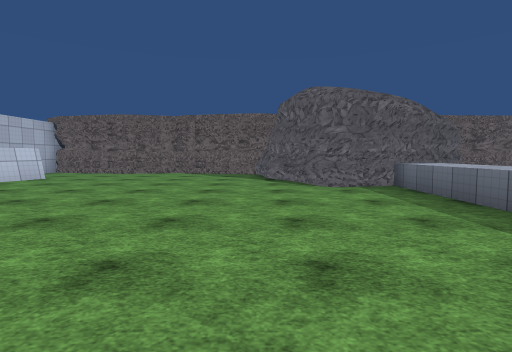
[1] (above)

15 first-person views from a walk through a 3-D level made in the Unity game engine. The camera is 1.3 m above the floor, tilts 4° down and sees 80° across. The floor is counted in squares, 2 m on a side. Each view is taken from the middle of a square. On the plan, view 1 faces up. The plan holds only what a view shows up to about 10 squares ahead; the rest is blank. The place goes on beyond the plan. The player character is not drawn. Surface patterns are stand-ins for the level's own textures.

[2]
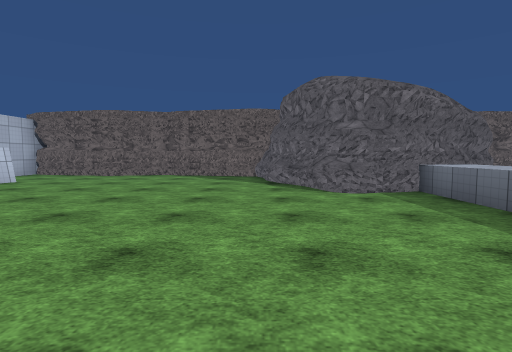

[3]
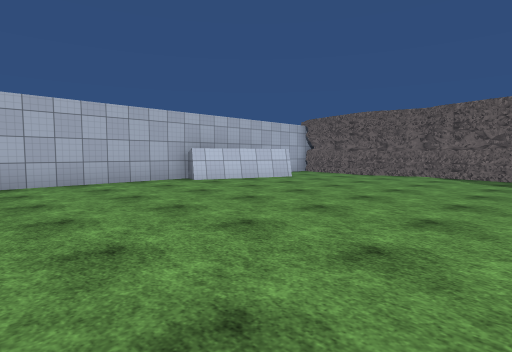

[4]
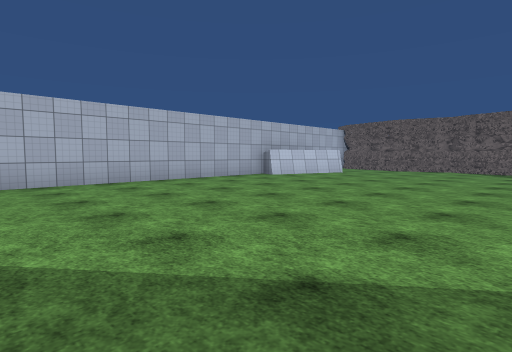

[5]
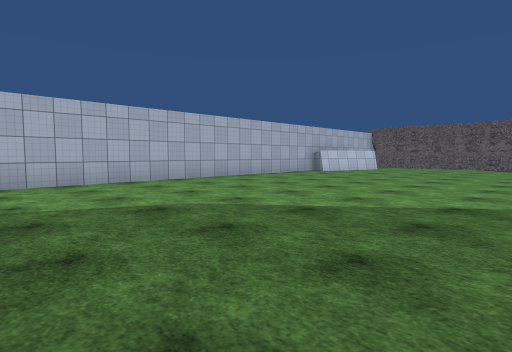

[6]
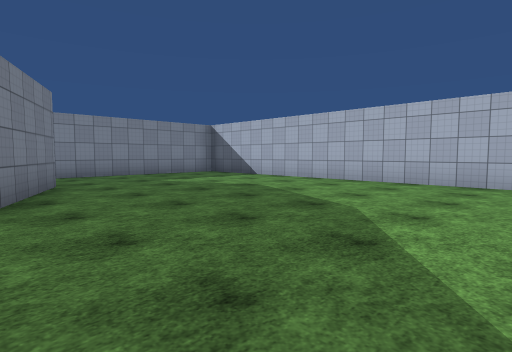

[7]
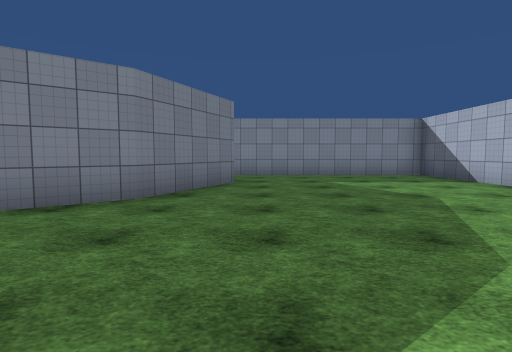

[8]
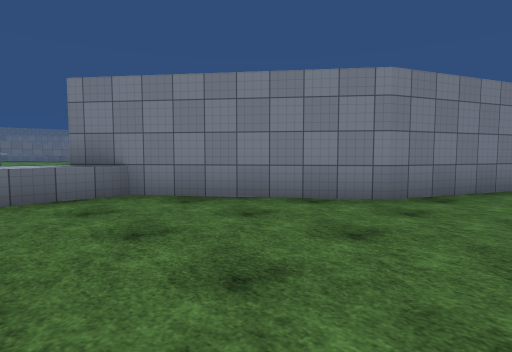

[9]
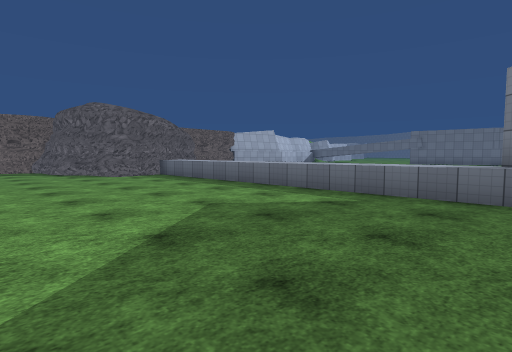

[10]
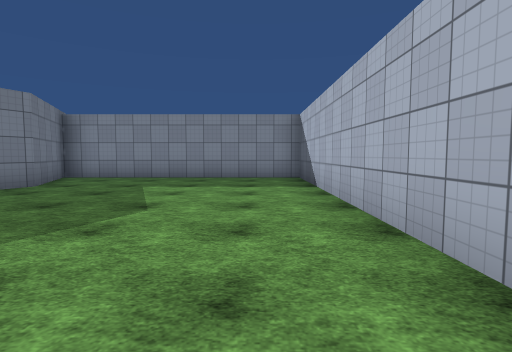

[11]
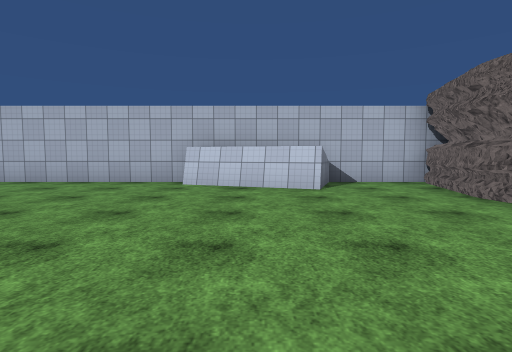

[12]
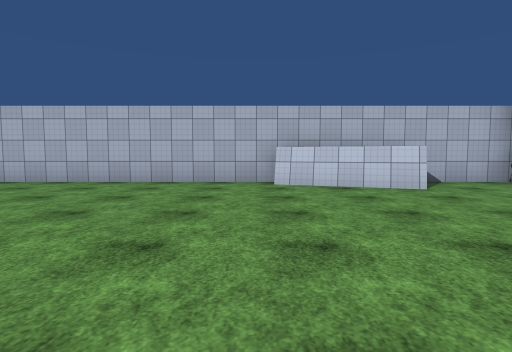

[13]
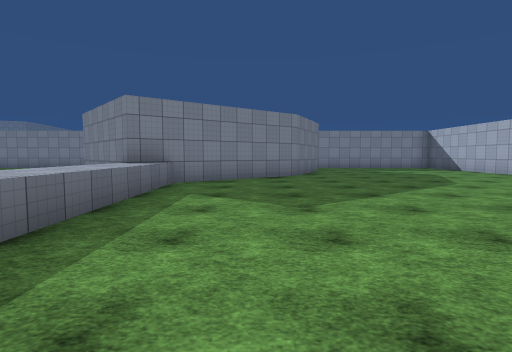

[14]
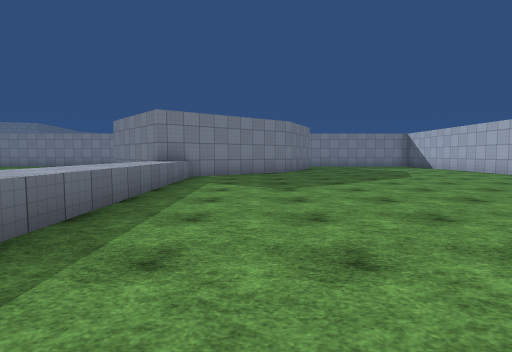

[15]
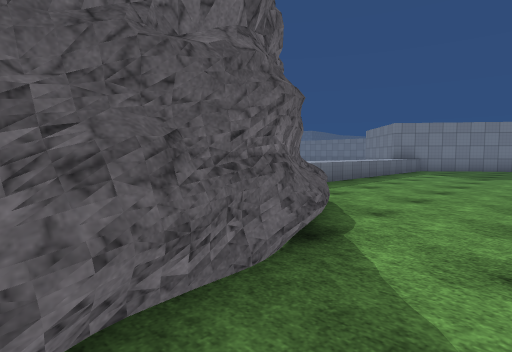

### Floor plan
Key: @ floor where view 1 was taken; # wall or solid block; . floor; = window, fence, low wall or low ledge; ^ raised ledge.
Columns run from 8 left of view 1 to 5 right of it. Each row starts with its distance up from view 1.
 11 #########
 10 #.......##
  9 =........#
  8  ^#......#
  7  ^#......#####
  6  #........#^^
  5 #..........^^
  4 #..........^
  3 #..........^^
  2 #..........^^
  1 #..........^^
  0 #.......@..^^
 -1 #..........^^
 -2 #..........^^
 -3 #..........###
 -4 #.........## #
 -5 #........##  #
 -6 #.......##
 -7 #......##
 -8 #......#
 -9 #......##
-10 #.......#
-11  ########

Positions as (right, up) in squares from view 1, and headings:
1: (0, 0), facing up
2: (0, 1), facing up
3: (0, 1), facing up-left
4: (0, -2), facing up-left
5: (0, -5), facing up-left
6: (0, -1), facing down-left
7: (-2, -1), facing down
8: (-2, -1), facing down-right
9: (-2, -3), facing up-right
10: (-6, -2), facing down
11: (0, 7), facing left
12: (0, 5), facing left
13: (1, 4), facing down
14: (1, 6), facing down
15: (-1, 10), facing down-right
